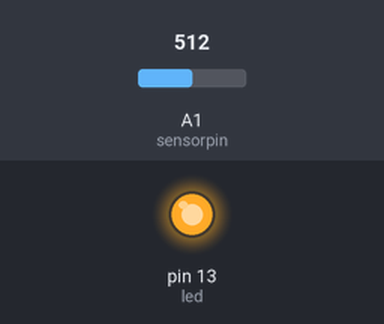
Recording of a sketch running on a simulated Arduino Uno, built with avr-gcc and run on an emulated ATmega328P. Shown: output pins drawn as LEDs (lit = HIGH). The test bench sets the inputs (shaded band); at power-on: A1 (sensorpin) = 512. What the sketch prints to the serial monitor is not drawn.

Above: at 0.2 s.
Timing chart, 0 to 1.7 s (numbered marks = the images above):
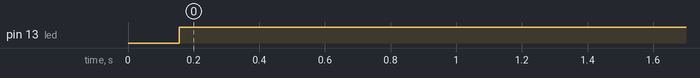

The sketch:

LED_as_sensors_track_B.ino
```cpp
int led = 13;                                        // the pin where you will put the LED
int sensorpin = A1;                           // the analog pin where you put your sensorLED
int resetteller = 0;                              // the rest are counters and variables to calculate with
int sens = 0;
int teller = 0;
int basis = 1024;
int test = 1024;
int test2 = 1024;
int test3 = 1024;

// this are the values to play with to get better (or worse) results
int marge = 5;                         // the space between a positive and negative reading
int vertraging = 1;                  // the speed of the readings; a lower number is a higher speed
int samples = 70;                   // the amount of samples to compare to make one reading
int resetsamples = 30;          // how many cycles to run the light on before you don't trust the value anymore

void setup() {
  pinMode(led, OUTPUT);
  Serial.begin(9600);                                   // no real part of the program, just for debugging
  for (teller = 0; teller < samples; teller++) { // remember the lowest value out of many readings
    sens = analogRead(sensorpin);
    if (sens < basis) {
      basis = sens;
    }
    delay(vertraging);                                     // the sensor needs a delay here to catch its breath
  }
}


void loop() {
  for (teller = 0; teller < samples; teller++) { // remember the lowest value out of many readings
    sens = analogRead(sensorpin);
    delay(vertraging);                                   // the sensor needs a delay here to catch its breath
    if (sens < test) {
      test3 = sens;                                            // remember the 3 lowest readings
      test2 = test3;
      test = test2;
    }
  }
  if (test < basis - marge && test2 < basis - marge && test3 < basis - marge) { //all 3 low readings mus be < the basis reading
    digitalWrite(led, LOW);
    resetteller++;                                         // count how long the LED stays on
  }
  else {
    digitalWrite(led, HIGH);
    basis = test;                                         // if the lowest test reading is higher than the basis, basis will be reset
    resetteller = 0;
  }
  if (resetteller > resetsamples) {
    basis = test; //if LED stays on to long, we don't trust it and reset basis
  }
  // Serial.print(basis);
  //Serial.print("  ");
  Serial.println(test);
  //Serial.print("  ");
  //Serial.println(sens);//just for debugging
  test = 1024;
}
```

Measured:
- by itself, pin 13 (led): LOW → HIGH at 0.16 s
